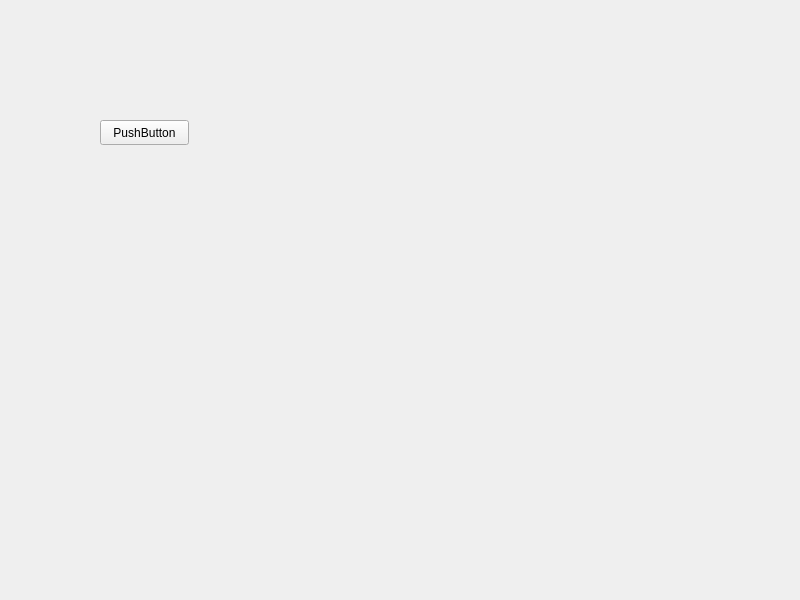
<?xml version="1.0" encoding="UTF-8"?>
<ui version="4.0">
 <class>servidor</class>
 <widget class="QWidget" name="servidor">
  <property name="geometry">
   <rect>
    <x>0</x>
    <y>0</y>
    <width>800</width>
    <height>600</height>
   </rect>
  </property>
  <property name="windowTitle">
   <string>servidor</string>
  </property>
  <widget class="QPushButton" name="pb_cerrar">
   <property name="geometry">
    <rect>
     <x>100</x>
     <y>120</y>
     <width>89</width>
     <height>25</height>
    </rect>
   </property>
   <property name="text">
    <string>PushButton</string>
   </property>
  </widget>
 </widget>
 <resources/>
 <connections/>
</ui>
